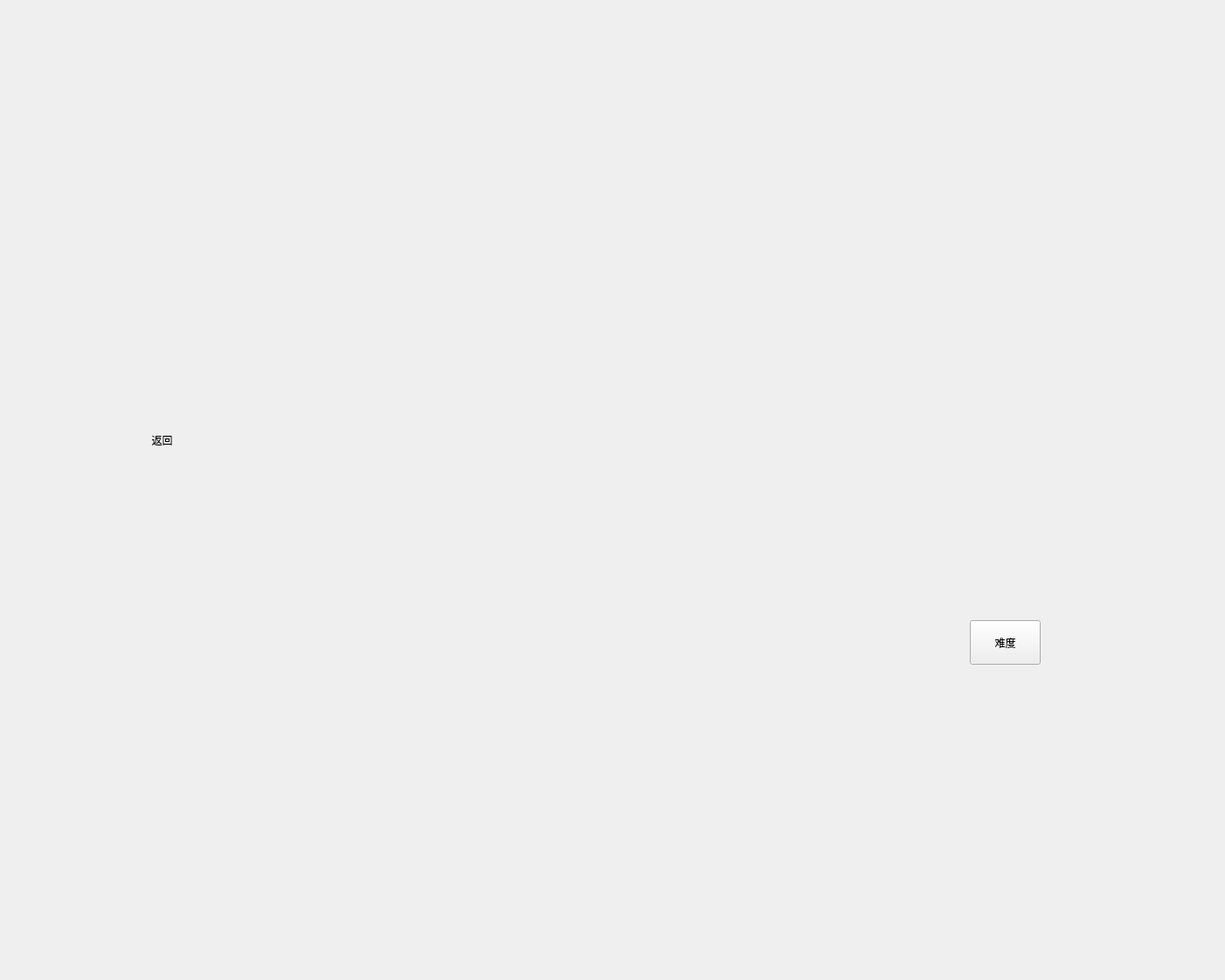
<?xml version="1.0" encoding="UTF-8"?>
<ui version="4.0">
 <class>LevelSelectUI</class>
 <widget class="QWidget" name="LevelSelectUI">
  <property name="geometry">
   <rect>
    <x>0</x>
    <y>0</y>
    <width>1402</width>
    <height>1122</height>
   </rect>
  </property>
  <property name="windowTitle">
   <string>Form</string>
  </property>
  <widget class="QLabel" name="label">
   <property name="geometry">
    <rect>
     <x>-10</x>
     <y>-10</y>
     <width>1402</width>
     <height>1122</height>
    </rect>
   </property>
   <property name="text">
    <string/>
   </property>
   <property name="pixmap">
    <pixmap resource="resources.qrc">:/images/images/level_select_bg.png</pixmap>
   </property>
  </widget>
  <widget class="QPushButton" name="pushButton">
   <property name="geometry">
    <rect>
     <x>240</x>
     <y>963</y>
     <width>191</width>
     <height>61</height>
    </rect>
   </property>
   <property name="styleSheet">
    <string notr="true">QPushButton {
    background-color: transparent;
    border: none;
}
QPushButton:hover {
    background-color: rgba(255,255,255,20); /* 鼠标悬停轻微高亮，可选 */
}</string>
   </property>
   <property name="text">
    <string/>
   </property>
  </widget>
  <widget class="QPushButton" name="pushButton_2">
   <property name="geometry">
    <rect>
     <x>470</x>
     <y>673</y>
     <width>171</width>
     <height>61</height>
    </rect>
   </property>
   <property name="styleSheet">
    <string notr="true">QPushButton {
    background-color: transparent;
    border: none;
}
QPushButton:hover {
    background-color: rgba(255,255,255,20); /* 鼠标悬停轻微高亮，可选 */
}</string>
   </property>
   <property name="text">
    <string/>
   </property>
  </widget>
  <widget class="QPushButton" name="pushButton_3">
   <property name="geometry">
    <rect>
     <x>860</x>
     <y>453</y>
     <width>151</width>
     <height>51</height>
    </rect>
   </property>
   <property name="styleSheet">
    <string notr="true">QPushButton {
    background-color: transparent;
    border: none;
}
QPushButton:hover {
    background-color: rgba(255,255,255,20); /* 鼠标悬停轻微高亮，可选 */
}</string>
   </property>
   <property name="text">
    <string/>
   </property>
  </widget>
  <widget class="QPushButton" name="pushButton_4">
   <property name="geometry">
    <rect>
     <x>150</x>
     <y>473</y>
     <width>71</width>
     <height>61</height>
    </rect>
   </property>
   <property name="styleSheet">
    <string notr="true">QPushButton {
	gridline-color: rgb(255, 151, 33);
    background-color: transparent;
    border: none;
}
QPushButton:hover {
    background-color: rgba(255,255,255,20); /* 鼠标悬停轻微高亮，可选 */
}</string>
   </property>
   <property name="text">
    <string>返回</string>
   </property>
  </widget>
  <widget class="QPushButton" name="btnDifficulty">
   <property name="geometry">
    <rect>
     <x>1110</x>
     <y>710</y>
     <width>81</width>
     <height>51</height>
    </rect>
   </property>
   <property name="text">
    <string>难度</string>
   </property>
  </widget>
 </widget>
 <resources>
  <include location="resources.qrc"/>
 </resources>
 <connections/>
</ui>
